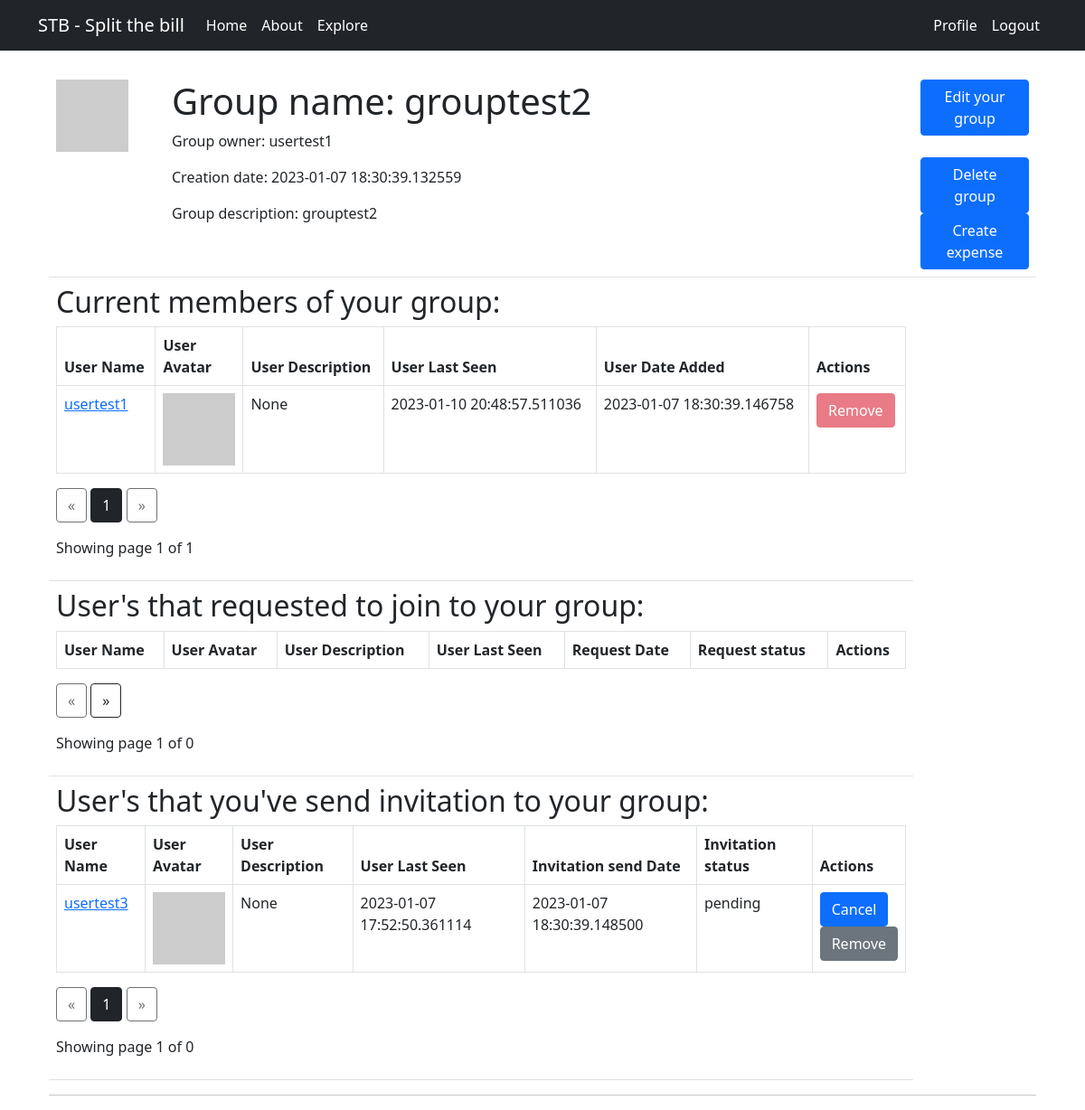
/group/grouptest2 (signed in), run on an earlier commit of the app's database.
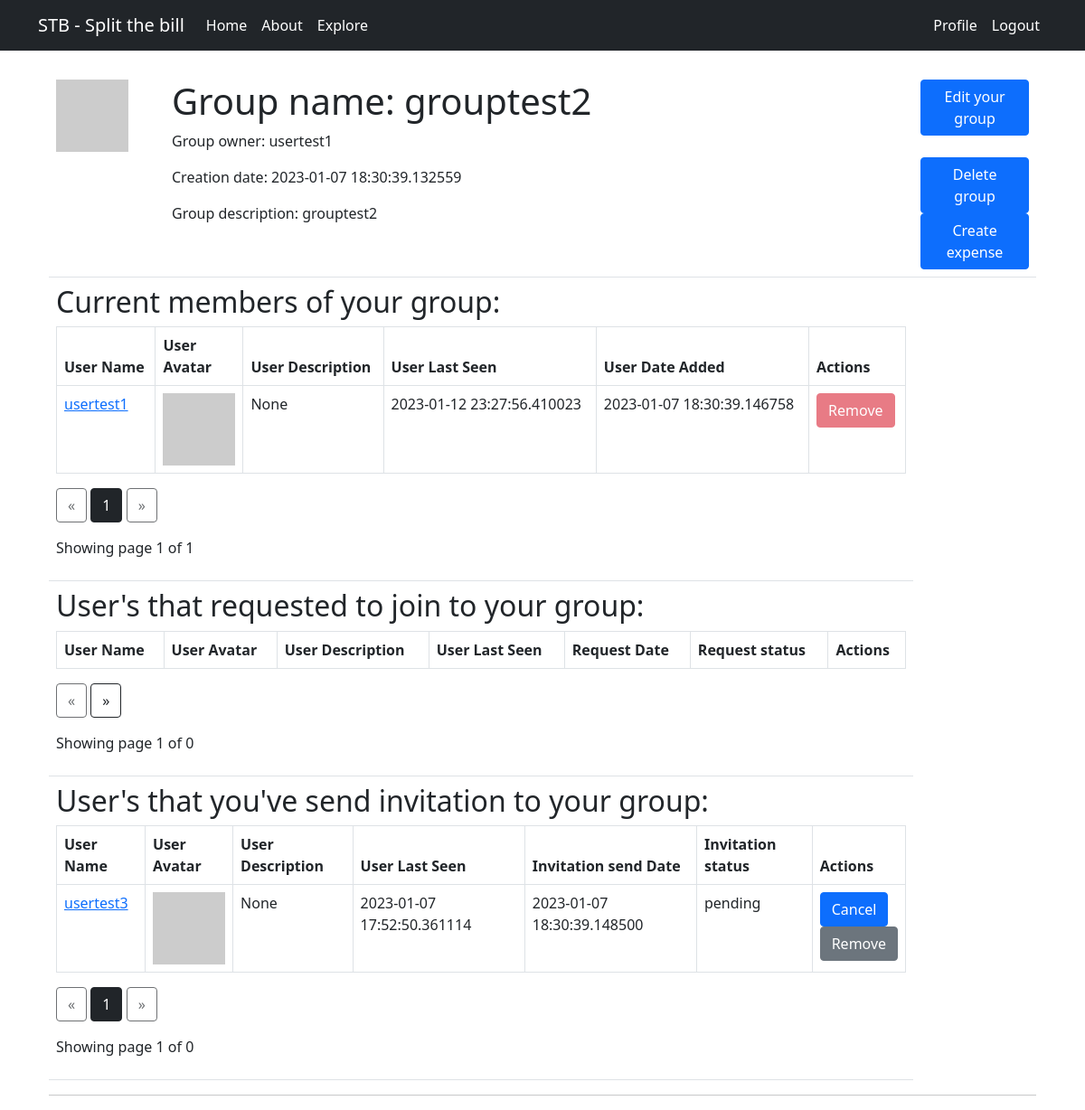
And on a later commit of the database.
### app/models.py (models this page shows, shortened)
class User(UserMixin, db.Model):
    id = db.Column(db.Integer, primary_key=True)
    username = db.Column(db.String(64), index=True, unique=True)
    email = db.Column(db.String(120), index=True, unique=True)
    password_hash = db.Column(db.String(128))
    about_me = db.Column(db.String(140))
    last_seen = db.Column(db.DateTime, default=datetime.utcnow)
    groups = db.relationship("Group", secondary="group_member", backref=db.backref("users", lazy=True,cascade="all, delete, delete-orphan", passive_deletes=True, single_parent=True))
    membership_requests = db.relationship("MembershipRequest", cascade="all, delete, delete-orphan", passive_deletes=True, single_parent=True, backref=db.backref("user", lazy=True))
    invitations = db.relationship("Invitation",cascade="all, delete, delete-orphan", passive_deletes=True, single_parent=True, backref=db.backref("user", lazy=True))
    def avatar(self, size):
        digest = md5(self.email.lower().encode("utf-8")).hexdigest()
        return f"https://avatars.dicebear.com/api/personas/{digest}.svg?size={size}"
    def date_joined(self, group):
        Membership = GroupMember.query.filter_by(user_id=self.id, group_id=group.id).first_or_404()
        return Membership.date_added

class Group(db.Model):
    id = db.Column(db.Integer, primary_key=True)
    name = db.Column(db.String(64), index=True, unique=True)
    owner_id = db.Column(db.Integer, db.ForeignKey("user.id", ondelete='CASCADE'))
    date_created = db.Column(db.DateTime, default=datetime.utcnow)
    description = db.Column(db.String(255))
    owner = db.relationship("User", foreign_keys=[owner_id], backref=db.backref("owned_groups", lazy=True, cascade="all, delete, delete-orphan", passive_deletes=True, single_parent=True))
    membership_requests = db.relationship("MembershipRequest", cascade="all, delete, delete-orphan", passive_deletes=True, single_parent=True, backref=db.backref("group", lazy=True))
    invitations = db.relationship("Invitation", cascade="all, delete, delete-orphan", passive_deletes=True, single_parent=True,  backref=db.backref("group", lazy=True))
    def avatar(self, size):
        digest = md5(self.description.lower().encode("utf-8")).hexdigest()
        return f"https://avatars.dicebear.com/api/identicon/{digest}.svg?size={size}"

class GroupMember(db.Model):
    id = db.Column(db.Integer, primary_key=True)
    group_id = db.Column(db.Integer, db.ForeignKey("group.id", ondelete='CASCADE'))
    user_id = db.Column(db.Integer, db.ForeignKey("user.id", ondelete='CASCADE'))
    date_added = db.Column(db.DateTime, default=datetime.utcnow)
    membership_status = db.Column(db.String(255))

### app/main/routes.py (the view)
@bp.route('/group/<groupname>', methods=['GET'])
@login_required
def group(groupname):
    group = Group.query.filter_by(name=groupname).first_or_404()
    if current_user.id == group.owner.id:
        page_user = request.args.get('page_user', 1, type=int)
        page_request = request.args.get('page_request', 1, type=int)
        page_invitation = request.args.get('page_invitation', 1, type=int)
        users_id = [user.id for user in group.users]
        group_users = User.query.filter(User.id.in_(users_id)).paginate(page=page_user, per_page=1)
        group_requests = MembershipRequest.query.filter_by(group_id=group.id).paginate(page=page_request, per_page=1)
        group_invitations = Invitation.query.filter_by(group_id=group.id).paginate(page=page_invitation, per_page=1)
        return render_template('group_admin.html', title='Group page', group=group, group_requests=group_requests, group_users=group_users, group_invitations=group_invitations)
    page_user = request.args.get('page_user', 1, type=int)
    users_id = [user.id for user in group.users]
    group_users = User.query.filter(User.id.in_(users_id)).paginate(page=page_user, per_page=1)
    return render_template('group.html', title='Group page', group=group, group_users=group_users)

### app/main/routes.py (called while the page is built)
@bp.before_request
def before_request():
    if current_user.is_authenticated:
        current_user.last_seen = datetime.utcnow()
        db.session.commit()

### app/models.py (called while the page is built)
@login.user_loader
def load_user(id):
    return User.query.get(int(id))

### app/templates/group_admin.html (shortened to what the changed rows need)
{% extends 'base.html' %}
{% block app_content %}
<div class="container">
    <table class="table table-hover">
        <tr>
            <td>
                <h1>Group name: {{ group.name }}</h1>
                <p>Group owner: {{ group.owner.username }}</p>
                <p>Creation date: {{ group.date_created }}</p>
                {% if group.description %}<p>Group description: {{ group.description }}</p>{% endif %}
            </td>
        </tr>
        <tr>
            <td colspan="2">
                <h2>Current members of your group:</h2>
                <table class="table table-bordered">
                    <thead>
                        <tr>
                            <th scope="col">User Name</th>
                            <th scope="col">User Avatar</th>
                            <th scope="col">User Description</th>
                            <th scope="col">User Last Seen</th>
                            <th scope="col">User Date Added</th>
                            <th scope="col">Actions</th>
                        </tr>
                    </thead>
                    {% for user in group_users.items%}
                    {% include '_user.html' %}
                    {% endfor %}
                </table>
            </td>
        </tr>
        <tr>
            <td colspan="2">
                <h2>User's that requested to join to your group:</h2>
                <table class="table table-bordered">
                    <thead>
                        <tr>
                            <th scope="col">User Name</th>
                            <th scope="col">User Avatar</th>
                            <th scope="col">User Description</th>
                            <th scope="col">User Last Seen</th>
                            <th scope="col">Request Date</th>
                            <th scope="col">Request status</th>
                            <th scope="col">Actions</th>
                        </tr>
                    </thead>
                </table>
            </td>
        </tr>
        <tr>
            <td colspan="2">
                <h2>User's that you've send invitation to your group:</h2>
                <table class="table table-bordered">
                    <thead>
                        <tr>
                            <th scope="col">User Name</th>
                            <th scope="col">User Avatar</th>
                            <th scope="col">User Description</th>
                            <th scope="col">User Last Seen</th>
                            <th scope="col">Invitation send Date</th>
                            <th scope="col">Invitation status</th>
                            <th scope="col">Actions</th>
                        </tr>
                    </thead>
                </table>
            </td>
        </tr>
    </table>
</div>
{% endblock %}

### app/templates/_user.html
<tbody>
    <tr>
        <td><a href="{{ url_for('main.user', username=user.username) }}">{{ user.username }}</a>
        </td>
        <td width="32px"><img src="{{ user.avatar(32) }}"></td>
        <td>{{ user.about_me }}</td>
        <td>{{ user.last_seen }}</td>
        <td>{{ user.date_joined(group) }}</td>
        {% if current_user.id == group.owner.id and not current_user.id == user.id %}
        <td>
            <form action="{{ url_for('main.remove_user', group_id=group.id, user_id=user.id) }}" method="POST">
                <button type="submit" class="btn btn-danger">Remove</button>
            </form>
        </td>
        {% elif current_user.id == group.owner.id and current_user.id == user.id %}
        <td>
            <form action="{{ url_for('main.remove_user', group_id=group.id, user_id=user.id) }}" method="POST">
                <button type="submit" class="btn btn-danger disabled">Remove</button>
            </form>
        </td>
        {% endif %}
    </tr>
</tbody>

What changed in the data, as far as the page shows it:
changed User "usertest1": last_seen "2023-01-10 20:48:57.511036" → "2023-01-12 23:27:56.410023"
